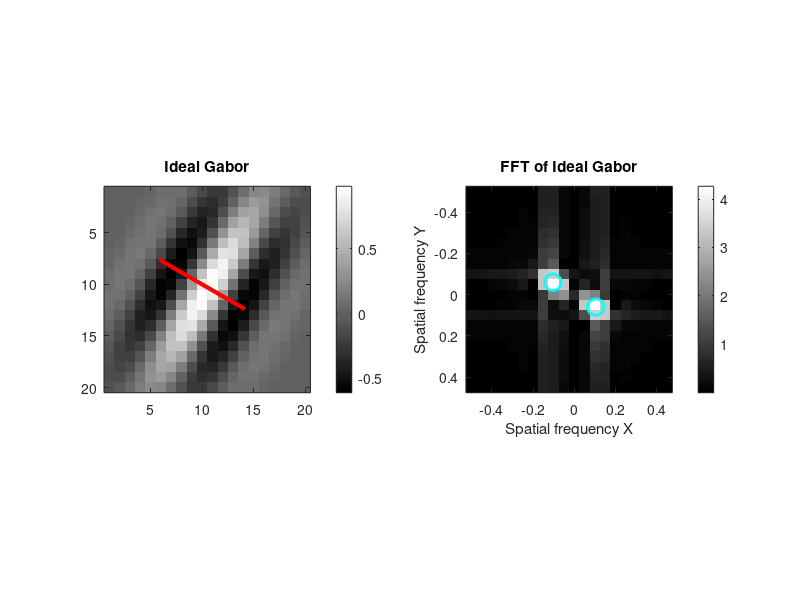

Here is the MATLAB script that generated this plot:
function plotIdealGaborAndFFT()

%% Grid
nx = 20;
ny = 20;

x = (1:nx) - mean(1:nx);
y = (1:ny) - mean(1:ny);

[X,Y] = meshgrid(x,y);

%% Gabor parameters
A     = 1;
sigma = 4;
gamma = 0.6;
theta = pi/6;      % orientation
f     = 0.12;      % cycles/pixel
phi   = 0;

%% Rotate coordinates
Xp =  cos(theta)*X + sin(theta)*Y;
Yp = -sin(theta)*X + cos(theta)*Y;

%% Gabor
env   = exp(-(Xp.^2 + (gamma^2)*(Yp.^2))/(2*sigma^2));
Gabor = A * env .* cos(2*pi*f*Xp + phi);

%% FFT
F = fftshift(fft2(Gabor));
powerSpec = abs(F);

fx = (-nx/2:nx/2-1)/nx;
fy = (-ny/2:ny/2-1)/ny;

%% predicted frequency location
kx = f*cos(theta);
ky = f*sin(theta);

%% Orientation line length
L = f * 80;

cx = 0;
cy = 0;

xline = [-L/2 L/2] * cos(theta) + nx/2;
yline = [-L/2 L/2] * sin(theta) + ny/2;

%% Plot
figure('Color','w')

subplot(1,2,1)
imagesc(Gabor)
axis image
colormap gray
colorbar
title('Ideal Gabor')
hold on
plot(xline,yline,'r','LineWidth',3)

subplot(1,2,2)
imagesc(fx,fy,log(powerSpec+1))
axis image
% colormap hot
colorbar
hold on
plot(kx,ky,'co','MarkerSize',12,'LineWidth',2)
plot(-kx,-ky,'co','MarkerSize',12,'LineWidth',2)
title('FFT of Ideal Gabor')
xlabel('Spatial frequency X')
ylabel('Spatial frequency Y')

end
